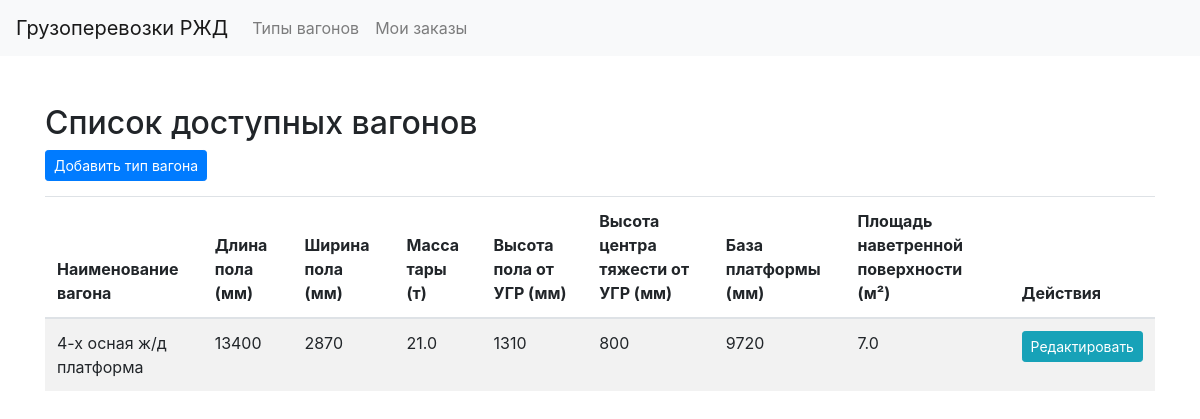
Page /carriages/ on the committed database.
### web_app/models.py (models this page shows, shortened)
class Carriage(models.Model):
    name = models.CharField(max_length=200, help_text='Наименование вагона')
    floor_length: int = models.IntegerField(help_text='Длина пола (мм)')
    floor_width: int = models.IntegerField(help_text='Ширина пола (мм)')
    weight: float = models.FloatField(help_text='Масса тары (т)')  # in tons
    height_from_rails: int = models.IntegerField(help_text='Высота пола от УГР (мм)')  # in millimeters
    cg_height_from_rails: int = models.IntegerField(help_text='Высота центра тяжести от УГР (мм)')  # in millimeters. C.G. - center of gravity
    base_length: int = models.IntegerField(help_text='База платформы (мм)')  # in millimeters
    s_side_surface_meters: float = models.FloatField(help_text='Площадь наветренной поверхности вагона (м²)')
    primary_key = True
    class Meta:
        ordering = ['id']

### web_app/views.py (the view)
# urls.py: path('carriages/', CarriageListView.as_view(), name='carriage_list'),
class CarriageListView(ListView):
    model = Carriage
    template_name = 'carriage/carriage_list.html'
    context_object_name = 'carriages'

### web_app/templates/carriage/carriage_list.html
{% extends "base.html" %}
{% block content %}
  <h2>Список доступных вагонов</h2>
  <a href="{% url 'carriage_create' %}" class="btn btn-primary btn-sm btn-with-margin">Добавить тип вагона</a>
  <table class="table table-striped">
    <thead>
      <tr>
        <th>Наименование вагона</th>
        <th>Длина пола (мм)</th>
        <th>Ширина пола (мм)</th>
        <th>Масса тары (т)</th>
        <th>Высота пола от УГР (мм)</th>
        <th>Высота центра тяжести от УГР (мм)</th>
        <th>База платформы (мм)</th>
        <th>Площадь наветренной поверхности (м²)</th>
        <th>Действия</th>
      </tr>
    </thead>
    <tbody>
      {% for carriage in carriages %}
        <tr>
          <td>{{ carriage.name }}</td>
          <td>{{ carriage.floor_length }}</td>
          <td>{{ carriage.floor_width }}</td>
          <td>{{ carriage.weight }}</td>
          <td>{{ carriage.height_from_rails }}</td>
          <td>{{ carriage.cg_height_from_rails }}</td>
          <td>{{ carriage.base_length }}</td>
          <td>{{ carriage.s_side_surface_meters }}</td>
          <td>
             <a href="{% url 'carriage_edit' carriage.pk %}" class="btn btn-info btn-sm">Редактировать</a>
          </td>
        </tr>
      {% empty %}
        <tr>
          <td colspan="9">Нет доступных записей.</td>
        </tr>
      {% endfor %}
    </tbody>
  </table>
{% endblock %}

### web_app/static/custom_styles.css (style rules this page uses)
.btn-with-margin { margin-bottom: 15px; margin-right: 10px; }

### rows in the picture
Carriage: name "4-х осная ж/д платформа", floor_length "13400", floor_width "2870", weight "21.0", height_from_rails "1310", cg_height_from_rails "800", base_length "9720", s_side_surface_meters "7.0"
